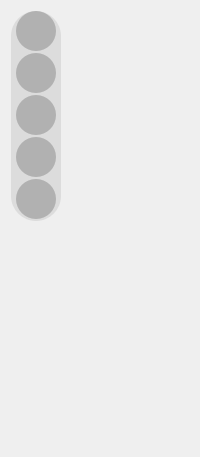
        <widget class="QFrame" name="sidePane">
         <property name="minimumSize">
          <size>
           <width>80</width>
           <height>0</height>
          </size>
         </property>
         <property name="maximumSize">
          <size>
           <width>200</width>
           <height>16777215</height>
          </size>
         </property>
         <property name="styleSheet">
          <string notr="true">background-color:none; border-radius:10px;</string>
         </property>
         <property name="frameShape">
          <enum>QFrame::Shape::StyledPanel</enum>
         </property>
         <property name="frameShadow">
          <enum>QFrame::Shadow::Raised</enum>
         </property>
         <layout class="QVBoxLayout" name="verticalLayout">
          <item>
           <widget class="QFrame" name="frame_18">
            <property name="minimumSize">
             <size>
              <width>50</width>
              <height>210</height>
             </size>
            </property>
            <property name="maximumSize">
             <size>
              <width>50</width>
              <height>210</height>
             </size>
            </property>
            <property name="styleSheet">
             <string notr="true">background-color:rgba(0,0,0,20); border-radius:25;</string>
            </property>
            <property name="frameShape">
             <enum>QFrame::Shape::StyledPanel</enum>
            </property>
            <property name="frameShadow">
             <enum>QFrame::Shadow::Raised</enum>
            </property>
            <layout class="QGridLayout" name="gridLayout_3">
             <property name="leftMargin">
              <number>0</number>
             </property>
             <property name="topMargin">
              <number>0</number>
             </property>
             <property name="rightMargin">
              <number>0</number>
             </property>
             <property name="bottomMargin">
              <number>0</number>
             </property>
             <property name="spacing">
              <number>2</number>
             </property>
             <item row="3" column="0">
              <widget class="QPushButton" name="menuBtn_4">
               <property name="minimumSize">
                <size>
                 <width>40</width>
                 <height>40</height>
                </size>
               </property>
               <property name="maximumSize">
                <size>
                 <width>40</width>
                 <height>40</height>
                </size>
               </property>
               <property name="styleSheet">
                <string notr="true">QPushButton {
border-radius:20px;
background-color:rgba(0,0,0,50);
border:none;
}

QPushButton::hover {
border-radius:20px;
background-color:rgba(255,255,255, 50);
border:none;
}

QPushButton::pressed {
border-radius:20px;
background-color:rgba(255,255,255, 30);
border:none;
}
</string>
               </property>
               <property name="text">
                <string/>
               </property>
               <property name="icon">
                <iconset>
                 <normaloff>../../resources/icons/icon_library.png</normaloff>../../resources/icons/icon_library.png</iconset>
               </property>
               <property name="iconSize">
                <size>
                 <width>24</width>
                 <height>24</height>
                </size>
               </property>
              </widget>
             </item>
             <item row="4" column="0">
              <widget class="QPushButton" name="menuBtn_5">
               <property name="minimumSize">
                <size>
                 <width>40</width>
                 <height>40</height>
                </size>
               </property>
               <property name="maximumSize">
                <size>
                 <width>40</width>
                 <height>40</height>
                </size>
               </property>
               <property name="styleSheet">
                <string notr="true">QPushButton {
border-radius:20px;
background-color:rgba(0,0,0,50);
border:none;
}

QPushButton::hover {
border-radius:20px;
background-color:rgba(255,255,255, 50);
border:none;
}

QPushButton::pressed {
border-radius:20px;
background-color:rgba(255,255,255, 30);
border:none;
}
</string>
               </property>
               <property name="text">
                <string/>
               </property>
               <property name="icon">
                <iconset>
                 <normaloff>../../resources/icons/icon_settings.png</normaloff>../../resources/icons/icon_settings.png</iconset>
               </property>
               <property name="iconSize">
                <size>
                 <width>24</width>
                 <height>24</height>
                </size>
               </property>
              </widget>
             </item>
             <item row="1" column="0">
              <widget class="QPushButton" name="menuBtn_2">
               <property name="minimumSize">
                <size>
                 <width>40</width>
                 <height>40</height>
                </size>
               </property>
               <property name="maximumSize">
                <size>
                 <width>40</width>
                 <height>40</height>
                </size>
               </property>
               <property name="styleSheet">
                <string notr="true">QPushButton {
border-radius:20px;
background-color:rgba(0,0,0,50);
border:none;
}

QPushButton::hover {
border-radius:20px;
background-color:rgba(255,255,255, 50);
border:none;
}

QPushButton::pressed {
border-radius:20px;
background-color:rgba(255,255,255, 30);
border:none;
}
</string>
               </property>
               <property name="text">
                <string/>
               </property>
               <property name="icon">
                <iconset>
                 <normaloff>../../resources/icons/icon_home.png</normaloff>../../resources/icons/icon_home.png</iconset>
               </property>
               <property name="iconSize">
                <size>
                 <width>24</width>
                 <height>24</height>
                </size>
               </property>
              </widget>
             </item>
             <item row="2" column="0">
              <widget class="QPushButton" name="menuBtn_3">
               <property name="minimumSize">
                <size>
                 <width>40</width>
                 <height>40</height>
                </size>
               </property>
               <property name="maximumSize">
                <size>
                 <width>40</width>
                 <height>40</height>
                </size>
               </property>
               <property name="styleSheet">
                <string notr="true">QPushButton {
border-radius:20px;
background-color:rgba(0,0,0,50);
border:none;
}

QPushButton::hover {
border-radius:20px;
background-color:rgba(255,255,255, 50);
border:none;
}

QPushButton::pressed {
border-radius:20px;
background-color:rgba(255,255,255, 30);
border:none;
}
</string>
               </property>
               <property name="text">
                <string/>
               </property>
               <property name="icon">
                <iconset>
                 <normaloff>../../resources/icons/icon_explore.png</normaloff>../../resources/icons/icon_explore.png</iconset>
               </property>
               <property name="iconSize">
                <size>
                 <width>24</width>
                 <height>24</height>
                </size>
               </property>
              </widget>
             </item>
             <item row="0" column="0">
              <widget class="QPushButton" name="profileBtn">
               <property name="minimumSize">
                <size>
                 <width>40</width>
                 <height>40</height>
                </size>
               </property>
               <property name="maximumSize">
                <size>
                 <width>40</width>
                 <height>40</height>
                </size>
               </property>
               <property name="styleSheet">
                <string notr="true">QPushButton {
border-radius:20px;
background-color:rgba(0,0,0,50);
border:none;
}

QPushButton::hover {
border-radius:20px;
background-color:rgba(255,255,255, 50);
border:none;
}

QPushButton::pressed {
border-radius:20px;
background-color:rgba(255,255,255, 30);
border:none;
}
</string>
               </property>
               <property name="text">
                <string/>
               </property>
               <property name="icon">
                <iconset>
                 <normaloff>../../resources/icons/icon_defaultProfileAvatar.png</normaloff>../../resources/icons/icon_defaultProfileAvatar.png</iconset>
               </property>
               <property name="iconSize">
                <size>
                 <width>40</width>
                 <height>40</height>
                </size>
               </property>
              </widget>
             </item>
            </layout>
           </widget>
          </item>
          <item>
           <spacer name="verticalSpacer_3">
            <property name="orientation">
             <enum>Qt::Orientation::Vertical</enum>
            </property>
            <property name="sizeHint" stdset="0">
             <size>
              <width>20</width>
              <height>225</height>
             </size>
            </property>
           </spacer>
          </item>
         </layout>
        </widget>
